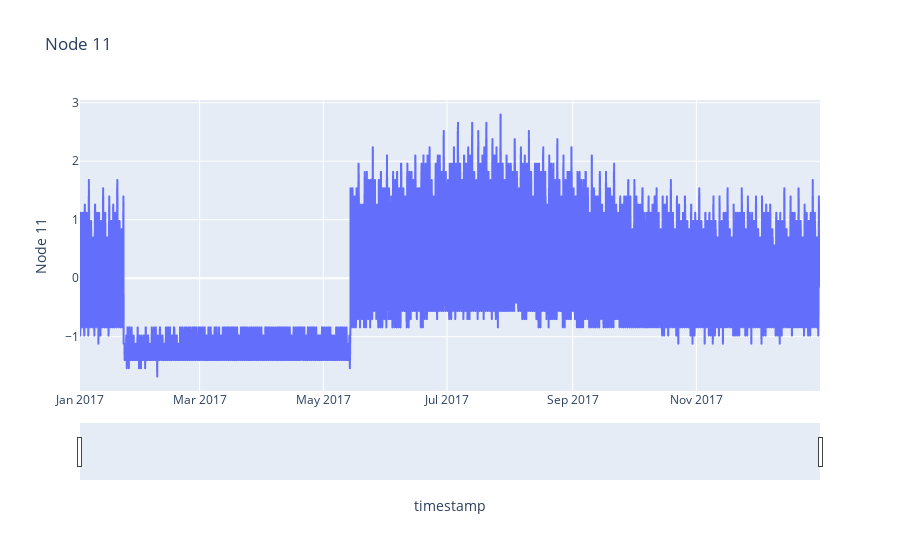

The cell this chart's notebook holds for it:
### Code cell
fig = px.line(df.reset_index(), x='timestamp', y='Node 11', title='Node 11')
fig.update_xaxes(
    rangeslider_visible=True,
)
fig.show()

### Figure 1 — Plotly figure (JSON) as saved in the notebook; plotly's stock layout.template omitted (floating-point values rounded to 4 significant figures; data arrays with more than 128 entries replaced by an {"elided": "..."} marker saying what was removed)
{"data": [{"hovertemplate": "timestamp=%{x}<br>Node 11=%{y}<extra></extra>", "legendgroup": "", "line": {"color": "#636efa", "dash": "solid"}, "marker": {"symbol": "circle"}, "mode": "lines", "name": "", "showlegend": false, "type": "scattergl", "x": {"elided": "8760 str values"}, "xaxis": "x", "y": {"elided": "8760 float values"}, "yaxis": "y"}], "layout": {"legend": {"tracegroupgap": 0}, "title": {"text": "Node 11"}, "xaxis": {"anchor": "y", "domain": [0, 1], "rangeslider": {"visible": true}, "title": {"text": "timestamp"}}, "yaxis": {"anchor": "x", "domain": [0, 1], "title": {"text": "Node 11"}}}}
